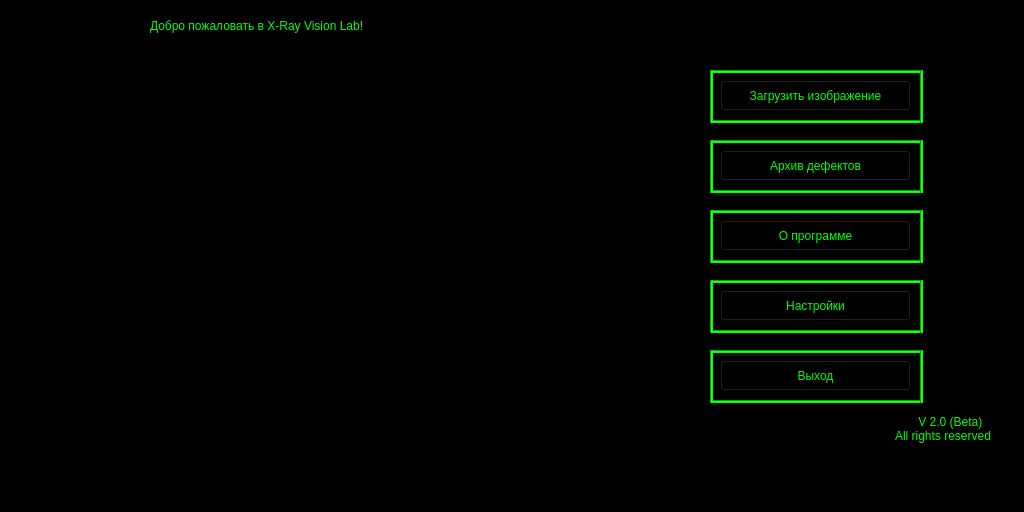
<?xml version="1.0" encoding="UTF-8"?>
<ui version="4.0">
 <class>MainWindow</class>
 <widget class="QMainWindow" name="MainWindow">
  <property name="geometry">
   <rect>
    <x>0</x>
    <y>0</y>
    <width>1024</width>
    <height>512</height>
   </rect>
  </property>
  <property name="windowTitle">
   <string>MainWindow</string>
  </property>
  <property name="styleSheet">
   <string notr="true">background-color: rgb(0, 0, 0);</string>
  </property>
  <widget class="QWidget" name="centralwidget">
   <widget class="QLabel" name="label">
    <property name="geometry">
     <rect>
      <x>150</x>
      <y>0</y>
      <width>711</width>
      <height>51</height>
     </rect>
    </property>
    <property name="styleSheet">
     <string notr="true">font: 24pt &quot;GOST type A&quot;;
color: rgb(0, 255, 0);</string>
    </property>
    <property name="text">
     <string>Добро пожаловать в X-Ray Vision Lab!</string>
    </property>
   </widget>
   <widget class="QGraphicsView" name="graphicsView">
    <property name="geometry">
     <rect>
      <x>90</x>
      <y>70</y>
      <width>541</width>
      <height>301</height>
     </rect>
    </property>
   </widget>
   <widget class="QPushButton" name="pushButton">
    <property name="geometry">
     <rect>
      <x>720</x>
      <y>80</y>
      <width>191</width>
      <height>31</height>
     </rect>
    </property>
    <property name="styleSheet">
     <string notr="true">font: 10pt &quot;GOST type A&quot;;
selection-background-color: rgb(0, 255, 0);
selection-color: rgb(0, 0, 0);
color: rgb(0, 255, 0);</string>
    </property>
    <property name="text">
     <string>Загрузить изображение</string>
    </property>
   </widget>
   <widget class="Line" name="line">
    <property name="geometry">
     <rect>
      <x>710</x>
      <y>120</y>
      <width>210</width>
      <height>3</height>
     </rect>
    </property>
    <property name="styleSheet">
     <string notr="true">background-color: rgb(0, 255, 0);</string>
    </property>
    <property name="orientation">
     <enum>Qt::Horizontal</enum>
    </property>
   </widget>
   <widget class="Line" name="line_2">
    <property name="geometry">
     <rect>
      <x>710</x>
      <y>70</y>
      <width>210</width>
      <height>3</height>
     </rect>
    </property>
    <property name="styleSheet">
     <string notr="true">background-color: rgb(0, 255, 0);</string>
    </property>
    <property name="orientation">
     <enum>Qt::Horizontal</enum>
    </property>
   </widget>
   <widget class="Line" name="line_3">
    <property name="geometry">
     <rect>
      <x>710</x>
      <y>70</y>
      <width>3</width>
      <height>53</height>
     </rect>
    </property>
    <property name="styleSheet">
     <string notr="true">background-color: rgb(0, 255, 0);</string>
    </property>
    <property name="orientation">
     <enum>Qt::Vertical</enum>
    </property>
   </widget>
   <widget class="Line" name="line_4">
    <property name="geometry">
     <rect>
      <x>920</x>
      <y>70</y>
      <width>3</width>
      <height>53</height>
     </rect>
    </property>
    <property name="styleSheet">
     <string notr="true">background-color: rgb(0, 255, 0);</string>
    </property>
    <property name="orientation">
     <enum>Qt::Vertical</enum>
    </property>
   </widget>
   <widget class="QPushButton" name="pushButton_2">
    <property name="geometry">
     <rect>
      <x>720</x>
      <y>150</y>
      <width>191</width>
      <height>31</height>
     </rect>
    </property>
    <property name="styleSheet">
     <string notr="true">font: 10pt &quot;GOST type A&quot;;
color: rgb(0, 255, 0);
selection-background-color: rgb(0, 255, 0);
selection-color: rgb(0, 0, 0);</string>
    </property>
    <property name="text">
     <string>Архив дефектов</string>
    </property>
   </widget>
   <widget class="Line" name="line_5">
    <property name="geometry">
     <rect>
      <x>710</x>
      <y>190</y>
      <width>210</width>
      <height>3</height>
     </rect>
    </property>
    <property name="styleSheet">
     <string notr="true">background-color: rgb(0, 255, 0);</string>
    </property>
    <property name="orientation">
     <enum>Qt::Horizontal</enum>
    </property>
   </widget>
   <widget class="Line" name="line_6">
    <property name="geometry">
     <rect>
      <x>920</x>
      <y>140</y>
      <width>3</width>
      <height>53</height>
     </rect>
    </property>
    <property name="styleSheet">
     <string notr="true">background-color: rgb(0, 255, 0);</string>
    </property>
    <property name="orientation">
     <enum>Qt::Vertical</enum>
    </property>
   </widget>
   <widget class="Line" name="line_7">
    <property name="geometry">
     <rect>
      <x>710</x>
      <y>140</y>
      <width>210</width>
      <height>3</height>
     </rect>
    </property>
    <property name="styleSheet">
     <string notr="true">background-color: rgb(0, 255, 0);</string>
    </property>
    <property name="orientation">
     <enum>Qt::Horizontal</enum>
    </property>
   </widget>
   <widget class="Line" name="line_8">
    <property name="geometry">
     <rect>
      <x>710</x>
      <y>140</y>
      <width>3</width>
      <height>53</height>
     </rect>
    </property>
    <property name="styleSheet">
     <string notr="true">background-color: rgb(0, 255, 0);</string>
    </property>
    <property name="orientation">
     <enum>Qt::Vertical</enum>
    </property>
   </widget>
   <widget class="QPushButton" name="pushButton_3">
    <property name="geometry">
     <rect>
      <x>720</x>
      <y>220</y>
      <width>191</width>
      <height>31</height>
     </rect>
    </property>
    <property name="styleSheet">
     <string notr="true">font: 10pt &quot;GOST type A&quot;;
color: rgb(0, 255, 0);
selection-background-color: rgb(0, 255, 0);
selection-color: rgb(0, 0, 0);</string>
    </property>
    <property name="text">
     <string>О программе</string>
    </property>
   </widget>
   <widget class="Line" name="line_9">
    <property name="geometry">
     <rect>
      <x>710</x>
      <y>260</y>
      <width>210</width>
      <height>3</height>
     </rect>
    </property>
    <property name="styleSheet">
     <string notr="true">background-color: rgb(0, 255, 0);</string>
    </property>
    <property name="orientation">
     <enum>Qt::Horizontal</enum>
    </property>
   </widget>
   <widget class="Line" name="line_10">
    <property name="geometry">
     <rect>
      <x>920</x>
      <y>210</y>
      <width>3</width>
      <height>53</height>
     </rect>
    </property>
    <property name="styleSheet">
     <string notr="true">background-color: rgb(0, 255, 0);</string>
    </property>
    <property name="orientation">
     <enum>Qt::Vertical</enum>
    </property>
   </widget>
   <widget class="Line" name="line_11">
    <property name="geometry">
     <rect>
      <x>710</x>
      <y>210</y>
      <width>210</width>
      <height>3</height>
     </rect>
    </property>
    <property name="styleSheet">
     <string notr="true">background-color: rgb(0, 255, 0);</string>
    </property>
    <property name="orientation">
     <enum>Qt::Horizontal</enum>
    </property>
   </widget>
   <widget class="Line" name="line_12">
    <property name="geometry">
     <rect>
      <x>710</x>
      <y>210</y>
      <width>3</width>
      <height>53</height>
     </rect>
    </property>
    <property name="styleSheet">
     <string notr="true">background-color: rgb(0, 255, 0);</string>
    </property>
    <property name="orientation">
     <enum>Qt::Vertical</enum>
    </property>
   </widget>
   <widget class="QPushButton" name="pushButton_4">
    <property name="geometry">
     <rect>
      <x>720</x>
      <y>290</y>
      <width>191</width>
      <height>31</height>
     </rect>
    </property>
    <property name="styleSheet">
     <string notr="true">font: 10pt &quot;GOST type A&quot;;
color: rgb(0, 255, 0);
selection-background-color: rgb(0, 255, 0);
selection-color: rgb(0, 0, 0);</string>
    </property>
    <property name="text">
     <string>Настройки</string>
    </property>
   </widget>
   <widget class="Line" name="line_13">
    <property name="geometry">
     <rect>
      <x>710</x>
      <y>330</y>
      <width>210</width>
      <height>3</height>
     </rect>
    </property>
    <property name="styleSheet">
     <string notr="true">background-color: rgb(0, 255, 0);</string>
    </property>
    <property name="orientation">
     <enum>Qt::Horizontal</enum>
    </property>
   </widget>
   <widget class="Line" name="line_14">
    <property name="geometry">
     <rect>
      <x>920</x>
      <y>280</y>
      <width>3</width>
      <height>53</height>
     </rect>
    </property>
    <property name="styleSheet">
     <string notr="true">background-color: rgb(0, 255, 0);</string>
    </property>
    <property name="orientation">
     <enum>Qt::Vertical</enum>
    </property>
   </widget>
   <widget class="Line" name="line_15">
    <property name="geometry">
     <rect>
      <x>710</x>
      <y>280</y>
      <width>210</width>
      <height>3</height>
     </rect>
    </property>
    <property name="styleSheet">
     <string notr="true">background-color: rgb(0, 255, 0);</string>
    </property>
    <property name="orientation">
     <enum>Qt::Horizontal</enum>
    </property>
   </widget>
   <widget class="Line" name="line_16">
    <property name="geometry">
     <rect>
      <x>710</x>
      <y>280</y>
      <width>3</width>
      <height>53</height>
     </rect>
    </property>
    <property name="styleSheet">
     <string notr="true">background-color: rgb(0, 255, 0);</string>
    </property>
    <property name="orientation">
     <enum>Qt::Vertical</enum>
    </property>
   </widget>
   <widget class="QPushButton" name="pushButton_5">
    <property name="geometry">
     <rect>
      <x>720</x>
      <y>360</y>
      <width>191</width>
      <height>31</height>
     </rect>
    </property>
    <property name="styleSheet">
     <string notr="true">font: 10pt &quot;GOST type A&quot;;
color: rgb(0, 255, 0);
selection-background-color: rgb(0, 255, 0);
selection-color: rgb(0, 0, 0);</string>
    </property>
    <property name="text">
     <string>Выход</string>
    </property>
   </widget>
   <widget class="Line" name="line_17">
    <property name="geometry">
     <rect>
      <x>710</x>
      <y>400</y>
      <width>210</width>
      <height>3</height>
     </rect>
    </property>
    <property name="styleSheet">
     <string notr="true">background-color: rgb(0, 255, 0);</string>
    </property>
    <property name="orientation">
     <enum>Qt::Horizontal</enum>
    </property>
   </widget>
   <widget class="Line" name="line_18">
    <property name="geometry">
     <rect>
      <x>920</x>
      <y>350</y>
      <width>3</width>
      <height>53</height>
     </rect>
    </property>
    <property name="styleSheet">
     <string notr="true">background-color: rgb(0, 255, 0);</string>
    </property>
    <property name="orientation">
     <enum>Qt::Vertical</enum>
    </property>
   </widget>
   <widget class="Line" name="line_19">
    <property name="geometry">
     <rect>
      <x>710</x>
      <y>350</y>
      <width>210</width>
      <height>3</height>
     </rect>
    </property>
    <property name="styleSheet">
     <string notr="true">background-color: rgb(0, 255, 0);</string>
    </property>
    <property name="orientation">
     <enum>Qt::Horizontal</enum>
    </property>
   </widget>
   <widget class="Line" name="line_20">
    <property name="geometry">
     <rect>
      <x>710</x>
      <y>350</y>
      <width>3</width>
      <height>53</height>
     </rect>
    </property>
    <property name="styleSheet">
     <string notr="true">background-color: rgb(0, 255, 0);</string>
    </property>
    <property name="orientation">
     <enum>Qt::Vertical</enum>
    </property>
   </widget>
   <widget class="QTextBrowser" name="textBrowser">
    <property name="geometry">
     <rect>
      <x>890</x>
      <y>410</y>
      <width>131</width>
      <height>51</height>
     </rect>
    </property>
    <property name="html">
     <string>&lt;!DOCTYPE HTML PUBLIC &quot;-//W3C//DTD HTML 4.0//EN&quot; &quot;http://www.w3.org/TR/REC-html40/strict.dtd&quot;&gt;
&lt;html&gt;&lt;head&gt;&lt;meta name=&quot;qrichtext&quot; content=&quot;1&quot; /&gt;&lt;style type=&quot;text/css&quot;&gt;
p, li { white-space: pre-wrap; }
&lt;/style&gt;&lt;/head&gt;&lt;body style=&quot; font-family:'MS Shell Dlg 2'; font-size:7.8pt; font-weight:400; font-style:normal;&quot;&gt;
&lt;p style=&quot; margin-top:0px; margin-bottom:0px; margin-left:0px; margin-right:0px; -qt-block-indent:0; text-indent:0px;&quot;&gt;&lt;span style=&quot; font-size:9pt; color:#00ff00;&quot;&gt;       V 2.0 (Beta)&lt;/span&gt;&lt;/p&gt;
&lt;p style=&quot; margin-top:0px; margin-bottom:0px; margin-left:0px; margin-right:0px; -qt-block-indent:0; text-indent:0px;&quot;&gt;&lt;span style=&quot; font-size:9pt; color:#00ff00;&quot;&gt;All rights reserved&lt;/span&gt;&lt;/p&gt;&lt;/body&gt;&lt;/html&gt;</string>
    </property>
   </widget>
  </widget>
  <widget class="QMenuBar" name="menubar">
   <property name="geometry">
    <rect>
     <x>0</x>
     <y>0</y>
     <width>1024</width>
     <height>26</height>
    </rect>
   </property>
  </widget>
  <widget class="QStatusBar" name="statusbar"/>
 </widget>
 <resources/>
 <connections/>
</ui>
